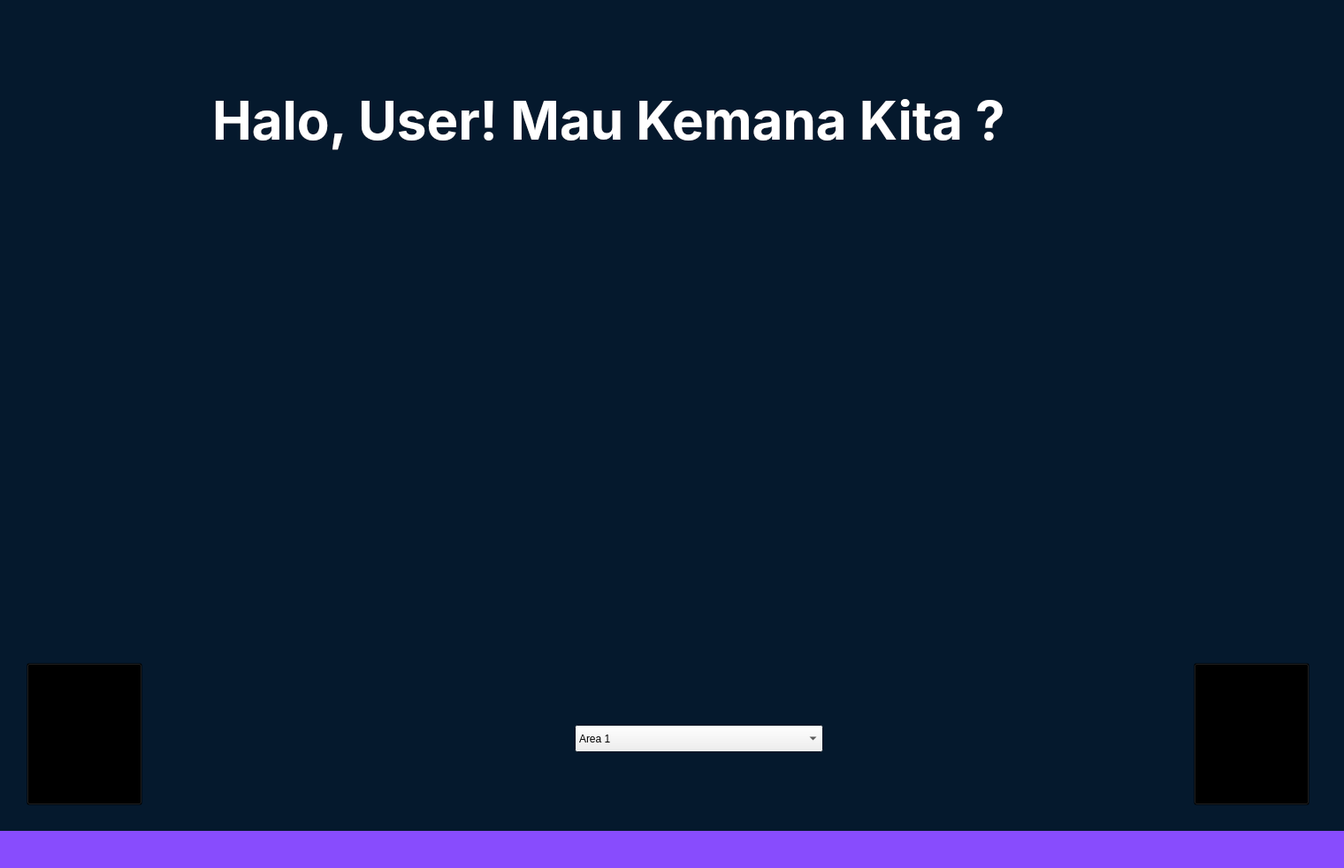
<?xml version="1.0" encoding="UTF-8"?>
<ui version="4.0">
 <class>pilihDaerah</class>
 <widget class="QDialog" name="pilihDaerah">
  <property name="geometry">
   <rect>
    <x>0</x>
    <y>0</y>
    <width>1520</width>
    <height>982</height>
   </rect>
  </property>
  <property name="palette">
   <palette>
    <active>
     <colorrole role="Base">
      <brush brushstyle="SolidPattern">
       <color alpha="255">
        <red>255</red>
        <green>255</green>
        <blue>255</blue>
       </color>
      </brush>
     </colorrole>
     <colorrole role="Window">
      <brush brushstyle="SolidPattern">
       <color alpha="255">
        <red>5</red>
        <green>25</green>
        <blue>45</blue>
       </color>
      </brush>
     </colorrole>
    </active>
    <inactive>
     <colorrole role="Base">
      <brush brushstyle="SolidPattern">
       <color alpha="255">
        <red>255</red>
        <green>255</green>
        <blue>255</blue>
       </color>
      </brush>
     </colorrole>
     <colorrole role="Window">
      <brush brushstyle="SolidPattern">
       <color alpha="255">
        <red>5</red>
        <green>25</green>
        <blue>45</blue>
       </color>
      </brush>
     </colorrole>
    </inactive>
    <disabled>
     <colorrole role="Base">
      <brush brushstyle="SolidPattern">
       <color alpha="255">
        <red>5</red>
        <green>25</green>
        <blue>45</blue>
       </color>
      </brush>
     </colorrole>
     <colorrole role="Window">
      <brush brushstyle="SolidPattern">
       <color alpha="255">
        <red>5</red>
        <green>25</green>
        <blue>45</blue>
       </color>
      </brush>
     </colorrole>
    </disabled>
   </palette>
  </property>
  <property name="windowTitle">
   <string>Dialog</string>
  </property>
  <property name="autoFillBackground">
   <bool>false</bool>
  </property>
  <widget class="QLabel" name="label">
   <property name="geometry">
    <rect>
     <x>-140</x>
     <y>940</y>
     <width>1700</width>
     <height>100</height>
    </rect>
   </property>
   <property name="palette">
    <palette>
     <active>
      <colorrole role="Button">
       <brush brushstyle="SolidPattern">
        <color alpha="255">
         <red>136</red>
         <green>76</green>
         <blue>253</blue>
        </color>
       </brush>
      </colorrole>
      <colorrole role="Base">
       <brush brushstyle="SolidPattern">
        <color alpha="255">
         <red>136</red>
         <green>76</green>
         <blue>253</blue>
        </color>
       </brush>
      </colorrole>
      <colorrole role="Window">
       <brush brushstyle="SolidPattern">
        <color alpha="255">
         <red>136</red>
         <green>76</green>
         <blue>253</blue>
        </color>
       </brush>
      </colorrole>
     </active>
     <inactive>
      <colorrole role="Button">
       <brush brushstyle="SolidPattern">
        <color alpha="255">
         <red>136</red>
         <green>76</green>
         <blue>253</blue>
        </color>
       </brush>
      </colorrole>
      <colorrole role="Base">
       <brush brushstyle="SolidPattern">
        <color alpha="255">
         <red>136</red>
         <green>76</green>
         <blue>253</blue>
        </color>
       </brush>
      </colorrole>
      <colorrole role="Window">
       <brush brushstyle="SolidPattern">
        <color alpha="255">
         <red>136</red>
         <green>76</green>
         <blue>253</blue>
        </color>
       </brush>
      </colorrole>
     </inactive>
     <disabled>
      <colorrole role="Button">
       <brush brushstyle="SolidPattern">
        <color alpha="255">
         <red>136</red>
         <green>76</green>
         <blue>253</blue>
        </color>
       </brush>
      </colorrole>
      <colorrole role="Base">
       <brush brushstyle="SolidPattern">
        <color alpha="255">
         <red>136</red>
         <green>76</green>
         <blue>253</blue>
        </color>
       </brush>
      </colorrole>
      <colorrole role="Window">
       <brush brushstyle="SolidPattern">
        <color alpha="255">
         <red>136</red>
         <green>76</green>
         <blue>253</blue>
        </color>
       </brush>
      </colorrole>
     </disabled>
    </palette>
   </property>
   <property name="styleSheet">
    <string notr="true">background-color: rgb(136,76,253);</string>
   </property>
   <property name="text">
    <string/>
   </property>
  </widget>
  <widget class="QLabel" name="label_2">
   <property name="geometry">
    <rect>
     <x>70</x>
     <y>60</y>
     <width>141</width>
     <height>141</height>
    </rect>
   </property>
   <property name="styleSheet">
    <string notr="true">background-image:url(:/img/logo/logo.png);
background-repeat: none;</string>
   </property>
   <property name="text">
    <string/>
   </property>
  </widget>
  <widget class="QLabel" name="label_3">
   <property name="geometry">
    <rect>
     <x>240</x>
     <y>70</y>
     <width>1171</width>
     <height>131</height>
    </rect>
   </property>
   <property name="font">
    <font>
     <family>Inter</family>
     <pointsize>45</pointsize>
     <weight>75</weight>
     <bold>true</bold>
    </font>
   </property>
   <property name="styleSheet">
    <string notr="true">color: white
</string>
   </property>
   <property name="text">
    <string>Halo, User! Mau Kemana Kita ?</string>
   </property>
  </widget>
  <widget class="QComboBox" name="dropdown">
   <property name="geometry">
    <rect>
     <x>650</x>
     <y>820</y>
     <width>281</width>
     <height>31</height>
    </rect>
   </property>
   <item>
    <property name="text">
     <string>Area 1</string>
    </property>
   </item>
   <item>
    <property name="text">
     <string>Area 2</string>
    </property>
   </item>
   <item>
    <property name="text">
     <string>Area 3</string>
    </property>
   </item>
   <item>
    <property name="text">
     <string>Area 4</string>
    </property>
   </item>
  </widget>
  <widget class="QLabel" name="label_4">
   <property name="geometry">
    <rect>
     <x>160</x>
     <y>230</y>
     <width>1161</width>
     <height>561</height>
    </rect>
   </property>
   <property name="styleSheet">
    <string notr="true">background-image : url(:/img/pilihDaerah/Group 61.png);
background-repeat : none;</string>
   </property>
   <property name="text">
    <string/>
   </property>
  </widget>
  <widget class="QToolButton" name="back_button">
   <property name="geometry">
    <rect>
     <x>30</x>
     <y>750</y>
     <width>131</width>
     <height>161</height>
    </rect>
   </property>
   <property name="styleSheet">
    <string notr="true">background-image:url(:/img/pilihDaerah/back.png);
background-repeat : none;
background-color : transparent;</string>
   </property>
   <property name="text">
    <string/>
   </property>
  </widget>
  <widget class="QLabel" name="label_5">
   <property name="geometry">
    <rect>
     <x>-150</x>
     <y>-40</y>
     <width>1700</width>
     <height>1000</height>
    </rect>
   </property>
   <property name="palette">
    <palette>
     <active>
      <colorrole role="Button">
       <brush brushstyle="SolidPattern">
        <color alpha="255">
         <red>5</red>
         <green>25</green>
         <blue>45</blue>
        </color>
       </brush>
      </colorrole>
      <colorrole role="Base">
       <brush brushstyle="SolidPattern">
        <color alpha="255">
         <red>5</red>
         <green>25</green>
         <blue>45</blue>
        </color>
       </brush>
      </colorrole>
      <colorrole role="Window">
       <brush brushstyle="SolidPattern">
        <color alpha="255">
         <red>5</red>
         <green>25</green>
         <blue>45</blue>
        </color>
       </brush>
      </colorrole>
     </active>
     <inactive>
      <colorrole role="Button">
       <brush brushstyle="SolidPattern">
        <color alpha="255">
         <red>5</red>
         <green>25</green>
         <blue>45</blue>
        </color>
       </brush>
      </colorrole>
      <colorrole role="Base">
       <brush brushstyle="SolidPattern">
        <color alpha="255">
         <red>5</red>
         <green>25</green>
         <blue>45</blue>
        </color>
       </brush>
      </colorrole>
      <colorrole role="Window">
       <brush brushstyle="SolidPattern">
        <color alpha="255">
         <red>5</red>
         <green>25</green>
         <blue>45</blue>
        </color>
       </brush>
      </colorrole>
     </inactive>
     <disabled>
      <colorrole role="Button">
       <brush brushstyle="SolidPattern">
        <color alpha="255">
         <red>5</red>
         <green>25</green>
         <blue>45</blue>
        </color>
       </brush>
      </colorrole>
      <colorrole role="Base">
       <brush brushstyle="SolidPattern">
        <color alpha="255">
         <red>5</red>
         <green>25</green>
         <blue>45</blue>
        </color>
       </brush>
      </colorrole>
      <colorrole role="Window">
       <brush brushstyle="SolidPattern">
        <color alpha="255">
         <red>5</red>
         <green>25</green>
         <blue>45</blue>
        </color>
       </brush>
      </colorrole>
     </disabled>
    </palette>
   </property>
   <property name="styleSheet">
    <string notr="true">background-color: rgb(5,25,45);</string>
   </property>
   <property name="text">
    <string/>
   </property>
  </widget>
  <widget class="QToolButton" name="next_button">
   <property name="geometry">
    <rect>
     <x>1350</x>
     <y>750</y>
     <width>131</width>
     <height>161</height>
    </rect>
   </property>
   <property name="styleSheet">
    <string notr="true">background-image:url(:/img/pilihDaerah/next.png);
background-repeat : none;
background-color : transparent;</string>
   </property>
   <property name="text">
    <string/>
   </property>
  </widget>
  <zorder>label_5</zorder>
  <zorder>label</zorder>
  <zorder>label_2</zorder>
  <zorder>label_3</zorder>
  <zorder>dropdown</zorder>
  <zorder>label_4</zorder>
  <zorder>back_button</zorder>
  <zorder>next_button</zorder>
 </widget>
 <resources>
  <include location="image.qrc"/>
 </resources>
 <connections/>
</ui>
